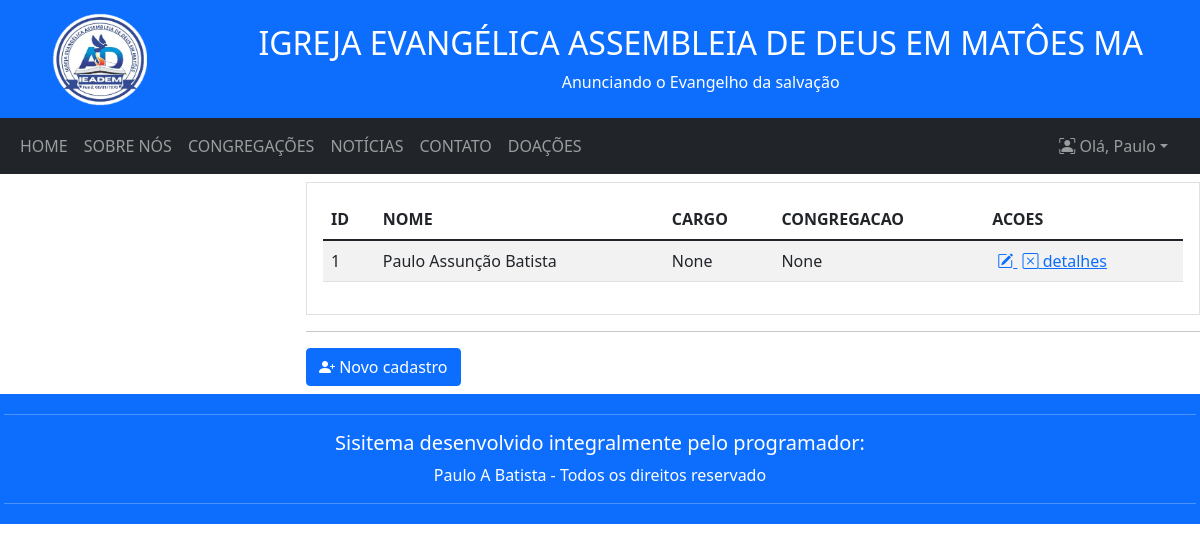
/listar (signed in), run on the app's committed database.
### usuarios/models.py (models this page shows)
class CustonUserModel(AbstractUser):
    cpf = BRCPFField('CPF', unique=True, blank=False, null=False)
    email = models.EmailField(max_length=120, blank=False, null=False)
    USERNAME_FIELD = 'cpf'
    REQUIRED_FIELDS = ['email']
    class Meta():
        db_table = 'usuarios'

### pessoas/models.py (models this page shows, shortened)
class Pessoas(UuidModel, Situaco_na_igreja, Document, Address, Active, TimeStampedModel):
    SEXO_CHOICES = (
        ("Masculino", "Masculino"),
        ("Feminino", "Feminino")
    )
    ESCOLARIDADE_CHOICES = (
        ("Analfabeto", "Analfabeto"),
        ("Até 5º ano", "Até 5º ano"),
        ("5º ano complte", "5º ano completo"),
        ("Fundamental Completo", "Fundamental Completo"),
        ("Médio Incompleto", "Médio Incompleto"),
        ("Médio Completo", "Médio Completo"),
        ("Superior Incompleto", "Superior Incompleto"),
        ("Superior Completo", "Superior Completo"),
        ("Mestrado", "Mestrado"),
        ("Doutorado", "Doutorado"),
        ("Ignorado", "Ignorado")
    )
    STATUS_CHOICES = (
        ("Em comunhão", "Em comunhão"),
        ("Disciplinado", "Disciplinado"),
        ("Afastado", "Afastado"),
        ("Desviado", "Desviado"),
        ("Observação", "Observacao")
    )
    status = models.CharField(max_length=40, choices=STATUS_CHOICES, null=True)
    nome = models.CharField(max_length=200, blank=False, null=True)
    data_nasc = models.DateField(
        null=True, blank=False, auto_now=False, auto_now_add=False)
    sexo = models.CharField(
        max_length=20, choices=SEXO_CHOICES, blank=True, null=True)
    pai = models.CharField(max_length=200, blank=True, null=True)
    mae = models.CharField(max_length=200, blank=True, null=True)
    email = models.EmailField(null=True)
    telefone = models.CharField(max_length=15, blank=True, null=True)
    observacao = models.TextField(blank=True, null=True)
    cargo = models.ForeignKey(
        Cargo_Funcao, on_delete=models.CASCADE, related_name='cargo_atual', null=True)
    funcao = models.ForeignKey(Cargo_Funcao, on_delete=models.CASCADE,
                               related_name='funcao_que_exerce', blank=True, null=True)
    zona = models.ForeignKey(Zonas, on_delete=models.CASCADE, null=True)
    area = models.ForeignKey(Areas, on_delete=models.CASCADE, null=True)
    congregacao = models.ForeignKey(
        Congregacoes, on_delete=models.CASCADE, null=True)
    dizimista = models.BooleanField(blank=True, null=True)
    nivel_escolaridade = models.CharField(
        max_length=60, choices=ESCOLARIDADE_CHOICES, blank=True, null=True)
    usuario = models.OneToOneField(CustonUserModel, on_delete=models.CASCADE)
    class Meta:
        verbose_name_plural = 'Pessoas'
        db_table = 'pessoas'

### pessoas/views.py (the view)
# urls.py: path('listar', listar_pessoas, name='listar_pessoas'),
@login_required
def listar_pessoas(request):
    template_name = 'pessoas/pessoas_list.html'
    cargos_select = Cargo_Funcao.objects.all().order_by('cargo')
    zonas_select = Zonas.objects.all().order_by('zona')
    areas_select = []
    congregacoes_select = []
    object_list = Pessoas.objects.all()
    context = {
        'cargos_select': cargos_select,
        'object_list': object_list,
        'zonas_select': zonas_select,
        'areas_select': areas_select,
        'congregacoes_select': congregacoes_select}
    return render(request, template_name, context)

### pessoas/templates/pessoas/pessoas_list.html (shortened to what this page needs)
{% extends 'core/base.html' %}
{%  load static %}
{% block content %}
<div class="row" id="corpo_da_listagem">
    {% if user.groups.all.0.name == "admin" %}
    <div class="col-sm-3" style="background-color: antiquewhite;">
        <form class="form-horizontal" method="GET" name="form_select" id="form_select" action=""
           >
            <div class="form-group" style="padding-top: 10px;">
                <label for="sel1">Pesquisar pelo nome:</label>
                <input class="form-control" type="text" name="nome_input" id="nome_input" placeholder="Buscar por nome">
            </div>
            <div class="form-group">
                <label for="zona_id">Selecione a zona:</label>
                <select class="form-control" id="zona_id" name="zona_id">
                    <option value="">selecione um valor</option>
                    {% for zona in zonas_select %}
                    <option value="{{zona.id}}"> {{zona.zona}} </option>
                    {% endfor %}
                </select>
            </div>
            <div class="form-group">
                <label for="area_id">Selecione a area:</label>
                <select class="form-control" id="area_id" name="area_id">
                </select>
            </div>
            <div class="form-group">
                <label for="congregacao_id">Selecione a congregacao:</label>
                <select class="form-control" id="congregacao_id" name="congregacao_id">
                </select>
            </div>
            <div class="form-group">
                <label for="cargo_id">Selecione o cargo:</label>
                <select class="form-control" id="cargo_id" name="cargo_id">
                    <option value="">selecione um valor</option>
                    {% for cargo in cargos_select %}
                    <option value="{{ cargo.id }}"> {{ cargo.cargo}} </option>
                    {% endfor %}
                </select>
            </div>
        </form>
        <button class="btn btn-primary" id="buscar_id" name="buscar_id">Filtrar <i class="bi bi-funnel"></i> </button>
    </div>
    {% else %}
    <div class="col-sm-3" id="">
    </div>
    {% endif %}
    <div class="col-sm-9" id="">
        <div class="container p-3 my-2 border">
            <div id="area_lista" name="area_lista">
                <table class="table table-striped">
                    <thead>
                        <tr>
                            <th>ID</th>
                            <th>NOME</th>
                            <th>CARGO</th>
                            <th>CONGREGACAO</th>
                            <th>ACOES</th>
                        </tr>
                    </thead>
                    <tbody>
                        {% for pessoa in object_list %}
                        <tr>
                            <td>{{ pessoa.id }}</td>
                            <td>{{ pessoa.nome }} </td>
                            <td>{{ pessoa.cargo}} </td>
                            <td>{{ pessoa.congregacao }}</td>
                            <td>
                                {% if perms.pessoas.change_pessoas %}
                                <a href="{% url 'editar_pessoas' pessoa.pk %}"
                                    style="padding-right: 5px; padding-left: 5px;">
                                    <i class="bi bi-pencil-square"></i> </a>
                                {% endif %}
                                {% if perms.pessoas.delete_pessoas %}
                                <a href="{% url 'deleta_pessoas' pessoa.pk %}"> <i class="bi bi-x-square"></i> </a>
                                {% endif %}
                                <a href="{% url 'pessoa_detalhes' pessoa.pk%}">detalhes</a>
                            </td>
                        </tr>
                        {% empty %}
                        <li>Sem registros</li>
                        {% endfor %}
                    </tbody>
                </table>
            </div>
        </div>
        <hr>
        {% if perms.pessoas.add_pessoas %}
        <a class="btn btn-primary" href="{% url 'cadastrar_pessoas' %}"><i class="bi bi-person-plus-fill"></i> Novo
            cadastro</a>
        {% endif %}
    </div>
</div>
{% endblock content %}

### core/templates/core/base.html (shortened to what this page needs)
{% load static %}
<!DOCTYPE html>
<html lang="en">
  <head>
    <link
      href="https://cdn.jsdelivr.net/npm/bootstrap@5.1.3/dist/css/bootstrap.min.css"
      rel="stylesheet"
    />
    <link
      rel="stylesheet"
      href="https://cdn.jsdelivr.net/npm/bootstrap-icons@1.9.1/font/bootstrap-icons.css"
    />
  </head>
  <body>
    <div class="p-2 bg-primary text-white text-center">
      <div class="row">
        <div class="col-sm-2">
          <img
            src="{% static 'img/logoigreja.png' %}"
            alt="Logo igreja"
            id="imglogo_nav"
          />
        </div>
        <div class="col-sm-10 pt-3">
          <h2>IGREJA EVANGÉLICA ASSEMBLEIA DE DEUS EM MATÔES MA</h2>
          <p>Anunciando o Evangelho da salvação</p>
        </div>
      </div>
    </div>
    <nav class="navbar navbar-expand-sm bg-dark navbar-dark">
      <div class="container-fluid">
        <div class="collapse navbar-collapse" id="collapsibleNavbar">
          <ul class="navbar-nav">
            <li class="nav-item">
              <a class="nav-link" href="{% url 'home' %}">HOME</a>
            </li>
            <li class="nav-item">
              <a class="nav-link" href="#">SOBRE NÓS</a>
            </li>
            <li class="nav-item">
              <a class="nav-link" href="{% url 'galeria_congregacoes' %}">CONGREGAÇÕES </a>
            </li>
            <li class="nav-item">
              <a class="nav-link" href="#">NOTÍCIAS </a>
            </li>
            <li class="nav-item">
              <a class="nav-link" href="#">CONTATO</a>
            </li>
            <li class="nav-item">
              <a class="nav-link" href="#">DOAÇÕES</a>
            </li>
          </ul>
        </div>
      </div>
      <div class="px-4" id="login_logout">
        <ul class="nav navbar-nav my-2 my-lg-0">
          <li class="nav-item dropdown">
            <a
              class="nav-link dropdown-toggle"
              href="#"
              role="button"
              data-bs-toggle="dropdown"
              >
              {% if user.is_authenticated %}
              <i class="bi bi-person-bounding-box"></i>  Olá, {{ user.first_name }}</a
              {% else %}
              <i class="bi bi-person-bounding-box"></i> Faça login ou cadastre-se</a
              {% endif %}
            >
          </li>
        </ul>
      </div>
    </nav>
    {% block content %} {% endblock content %}
    <link rel="stylesheet" href="{% static 'css/style.css' %}" />
    <div class="mt-2 p-1 bg-primary text-white text-center">
      <hr>
      <h5>Sisitema desenvolvido integralmente pelo programador:</h5>
      Paulo A Batista - Todos os direitos reservado
      <hr>
    </div>
  </body>
</html>

### static/css/style.css (style rules this page uses)
#imglogo_nav { width: 100px; height: 100px; }

### data on the page
CustonUserModel: first_name "Paulo"
Pessoas: id "1", nome "Paulo Assunção Batista", cargo "None", congregacao "None"
